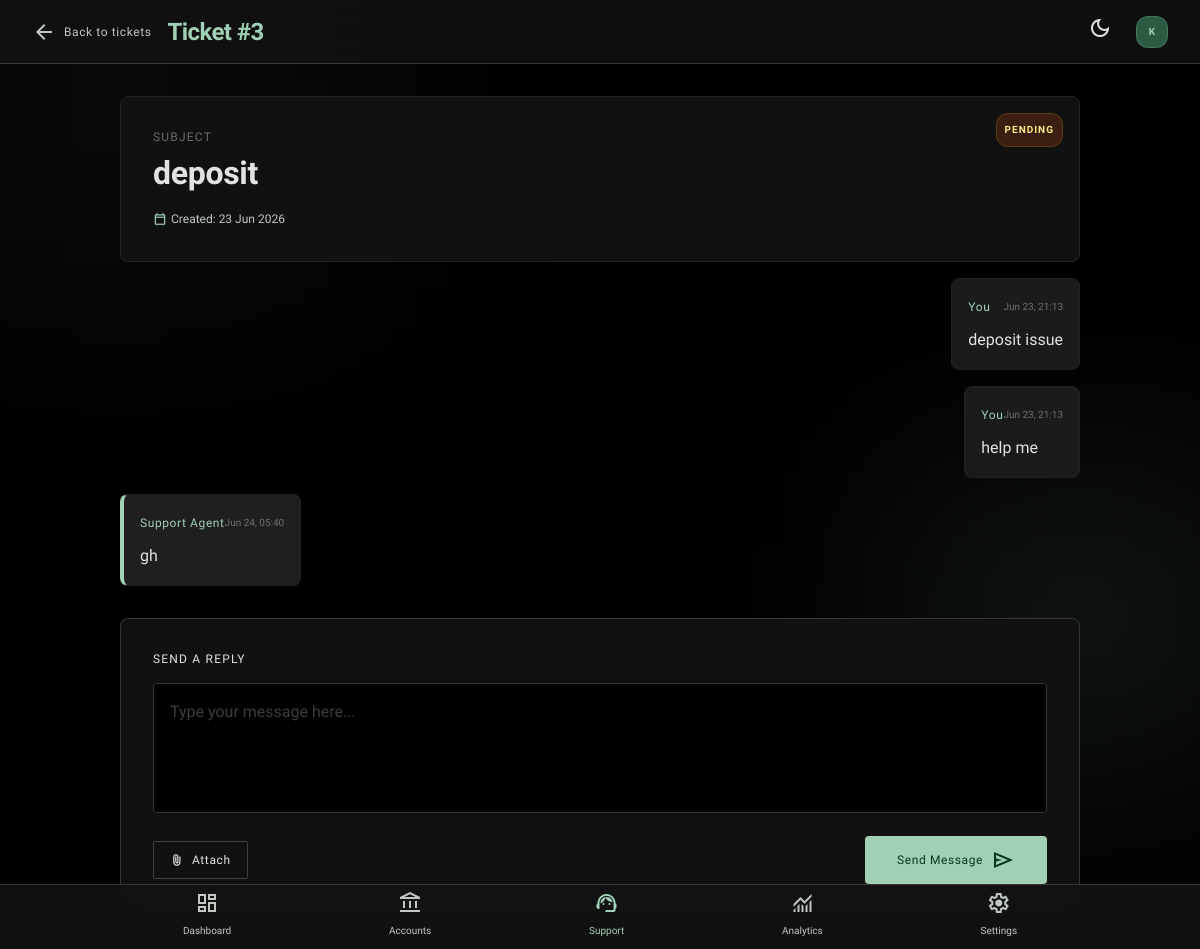
The page /support/3/ (signed in) on the database its author committed.
### USDT/models.py (models this page shows, shortened)
class SupportTicket(models.Model):
    STATUS_CHOICES = (
        ('open', 'Open'),
        ('pending', 'Pending'),
        ('closed', 'Closed'),
    )
    user = models.ForeignKey(
        settings.AUTH_USER_MODEL,
        on_delete=models.CASCADE,
        related_name='support_tickets'
    )
    subject = models.CharField(max_length=255)
    status = models.CharField(
        max_length=20,
        choices=STATUS_CHOICES,
        default='open'
    )
    created_at = models.DateTimeField(auto_now_add=True)
    updated_at = models.DateTimeField(auto_now=True)

class User(AbstractUser):
    ROLE_CHOICES = (
        ('admin', 'Admin'),
        ('user', 'User'),
    )
    phone = models.CharField(max_length=20, blank=True)
    role = models.CharField(max_length=10, choices=ROLE_CHOICES, default='user')
    account_activated = models.BooleanField(default=False)
    date_of_birth = models.DateField(null=True, blank=True)
    address = models.TextField(blank=True)
    account_number = models.CharField(max_length=20, unique=True, blank=True)
    created_at = models.DateTimeField(auto_now_add=True)
    @property
    def is_admin_user(self):
        return self.role == 'admin'

class SupportMessage(models.Model):
    ticket = models.ForeignKey(
        SupportTicket,
        on_delete=models.CASCADE,
        related_name='messages'
    )
    sender = models.ForeignKey(
        settings.AUTH_USER_MODEL,
        on_delete=models.CASCADE
    )
    message = models.TextField()
    created_at = models.DateTimeField(auto_now_add=True)
    class Meta:
        ordering = ['created_at']

### USDT/views.py (the view, shortened to what this page needs)
# urls.py: path('support/<int:ticket_id>/',views.support_detail,name='support-detail'),
@login_required
def support_detail(request, ticket_id):
    ticket = get_object_or_404(SupportTicket, id=ticket_id, user=request.user)
    return render(request, 'user/support_detail.html', {
        'ticket': ticket
    })

### USDT/context_processors.py (called while the page is built)
def admin_counts(request):
    if request.user.is_authenticated and request.user.is_admin_user:
        return {
            'pending_activations_count': ActivationPayment.objects.filter(status='pending').count(),
            'pending_withdrawals_count': WithdrawalRequest.objects.filter(status='pending').count(),
            'open_tickets_count': SupportTicket.objects.filter(status='open').count(),
        }
    return {}

### USDT/templates/user/support_detail.html (shortened to what this page needs)
<!DOCTYPE html>
<html class="dark" lang="en"><head>
<script src="https://cdn.tailwindcss.com?plugins=forms,container-queries"></script>
<script id="tailwind-config">
        tailwind.config = {
            darkMode: "class",
            theme: {
                extend: {
                    "colors": {
                        "on-primary-fixed-variant": "#224f39",
                        "on-tertiary-fixed-variant": "#254f3a",
                        "on-secondary-fixed-variant": "#474746",
                        "inverse-primary": "#3a674f",
                        "tertiary": "#a4d1b6",
                        "on-background": "#e2e2e2",
                        "on-tertiary": "#0c3825",
                        "tertiary-fixed-dim": "#a4d1b6",
                        "surface-container-highest": "#353535",
                        "primary-fixed": "#bceecf",
                        "surface-variant": "#353535",
                        "surface-container-lowest": "#0e0e0e",
                        "secondary": "#c8c6c5",
                        "surface-container": "#1f1f1f",
                        "error-container": "#93000a",
                        "on-secondary": "#313030",
                        "tertiary-container": "#305944",
                        "inverse-surface": "#e2e2e2",
                        "inverse-on-surface": "#303030",
                        "on-error-container": "#ffdad6",
                        "surface": "#131313",
                        "secondary-container": "#474746",
                        "on-primary-fixed": "#002112",
                        "on-error": "#690005",
                        "on-primary-container": "#9fcfb2",
                        "outline-variant": "#414943",
                        "primary-fixed-dim": "#a1d1b4",
                        "surface-dim": "#131313",
                        "on-surface-variant": "#c0c9c1",
                        "on-tertiary-container": "#a1ceb3",
                        "error": "#ffb4ab",
                        "on-secondary-container": "#b7b5b4",
                        "background": "#131313",
                        "secondary-fixed": "#e5e2e1",
                        "surface-tint": "#a1d1b4",
                        "tertiary-fixed": "#bfedd1",
                        "primary": "#a1d1b4",
                        "secondary-fixed-dim": "#c8c6c5",
                        "outline": "#8b938c",
                        "on-secondary-fixed": "#1c1b1b",
                        "primary-container": "#2d5a43",
                        "on-surface": "#e2e2e2",
                        "surface-bright": "#393939",
                        "on-primary": "#063824",
                        "surface-container-low": "#1b1b1b",
                        "on-tertiary-fixed": "#002113",
                        "surface-container-high": "#2a2a2a"
                    },
                    "borderRadius": {
                        "DEFAULT": "0.125rem",
                        "lg": "0.25rem",
                        "xl": "0.5rem",
                        "full": "0.75rem"
                    },
                    "spacing": {
                        "container-padding": "24px",
                        "stack-lg": "32px",
                        "stack-sm": "4px",
                        "base": "8px",
                        "stack-md": "12px",
                        "gutter": "16px"
                    },
                    "fontFamily": {
                        "label-sm": ["Geist"],
                        "mono-data": ["Geist"],
                        "headline-xl": ["Hanken Grotesk"],
                        "headline-lg": ["Hanken Grotesk"],
                        "body-lg": ["Hanken Grotesk"],
                        "headline-md": ["Hanken Grotesk"],
                        "body-md": ["Hanken Grotesk"]
                    },
                    "fontSize": {
                        "label-sm": ["12px", {"lineHeight": "16px", "letterSpacing": "0.05em", "fontWeight": "500"}],
                        "mono-data": ["14px", {"lineHeight": "20px", "fontWeight": "400"}],
                        "headline-xl": ["48px", {"lineHeight": "56px", "letterSpacing": "-0.02em", "fontWeight": "700"}],
                        "headline-lg": ["32px", {"lineHeight": "40px", "letterSpacing": "-0.01em", "fontWeight": "600"}],
                        "body-lg": ["18px", {"lineHeight": "28px", "fontWeight": "400"}],
                        "headline-md": ["24px", {"lineHeight": "32px", "fontWeight": "600"}],
                        "body-md": ["16px", {"lineHeight": "24px", "fontWeight": "400"}]
                    }
                },
            },
        }
    </script>
  </head>
<body class="font-body-md text-body-md min-h-screen flex flex-col">
<header class="fixed top-0 right-0 left-0 z-30 flex justify-between items-center px-stack-lg h-16 bg-background/80 backdrop-blur-xl border-b border-surface-container-highest">
<div class="flex items-center gap-gutter">
<a class="flex items-center gap-base text-on-surface-variant hover:text-primary transition-colors" href="{% url 'support-list' %}">
<span class="material-symbols-outlined">arrow_back</span>
<span class="font-label-sm text-label-sm hidden sm:inline">Back to tickets</span>
</a>
<h1 class="font-headline-md text-headline-md font-bold text-primary tracking-tight">Ticket #{{ ticket.id }}</h1>
</div>
<div class="flex items-center gap-gutter">
<button class="hover:bg-surface-container-high rounded-full p-2 transition-colors">
<span class="material-symbols-outlined">dark_mode</span>
</button>
<div class="w-8 h-8 rounded-full bg-primary-container flex items-center justify-center border border-primary/20">
<span class="text-[10px] font-bold text-on-primary-container">{{ request.user.username|first|upper }}</span>
</div>
</div>
</header>
<main class="flex-1 mt-16 pb-24 p-gutter md:p-stack-lg max-w-5xl mx-auto w-full">
<div class="obsidian-card rounded-xl p-gutter md:p-stack-lg mb-gutter relative overflow-hidden">
<div class="absolute top-0 right-0 p-gutter">
                {% if ticket.status == 'open' %}
                <span class="inline-flex items-center px-base py-1 rounded-full bg-error-container text-on-error-container text-[10px] font-bold uppercase tracking-widest border border-error/20">Open</span>
                {% elif ticket.status == 'pending' %}
                <span class="inline-flex items-center px-base py-1 rounded-full bg-amber-900/40 text-amber-200 text-[10px] font-bold uppercase tracking-widest border border-amber-500/20">Pending</span>
                {% else %}
                <span class="inline-flex items-center px-base py-1 rounded-full bg-surface-container-highest text-on-surface-variant text-[10px] font-bold uppercase tracking-widest border border-outline/20">Closed</span>
                {% endif %}
            </div>
<div class="space-y-base">
<div class="font-label-sm text-label-sm text-on-surface-variant/50 uppercase tracking-widest">Subject</div>
<h2 class="font-headline-lg text-headline-lg text-on-surface">{{ ticket.subject }}</h2>
<div class="flex flex-wrap gap-gutter pt-base">
<div class="flex items-center gap-stack-sm">
<span class="material-symbols-outlined text-primary text-sm">calendar_today</span>
<span class="text-on-surface-variant text-xs">Created: {{ ticket.created_at|date:"d M Y" }}</span>
</div>
</div>
</div>
</div>
<div class="space-y-gutter mb-stack-lg">
            {% for msg in ticket.messages.all %}
            <div class="flex {% if msg.sender == ticket.user %}justify-end{% else %}justify-start{% endif %}">
<div class="max-w-[85%] md:max-w-[70%] obsidian-card rounded-xl p-gutter {% if msg.sender == ticket.user %}bg-surface-container-low{% else %}bg-surface-container border-l-4 border-l-primary{% endif %}">
<div class="flex justify-between items-center mb-base">
<span class="font-label-sm text-label-sm text-primary">
                            {% if msg.sender == ticket.user %}You{% else %}Support Agent{% endif %}
                        </span>
<span class="text-[10px] text-on-surface-variant/50 font-mono-data">{{ msg.created_at|date:"M d, H:i" }}</span>
</div>
<p class="text-on-surface leading-relaxed text-body-md">
                        {{ msg.message|linebreaksbr }}
                    </p>
                </div>
</div>
            {% empty %}
            <div class="obsidian-card rounded-xl p-stack-lg text-center text-on-surface-variant text-sm">
                No messages yet.
            </div>
            {% endfor %}
        </div>
        {% if ticket.status != 'closed' %}
<div class="obsidian-card rounded-xl p-gutter md:p-stack-lg border-primary/20">
<h3 class="font-label-sm text-label-sm text-on-surface uppercase tracking-widest mb-gutter">Send a Reply</h3>
<form action="." class="space-y-gutter" method="post">
                <div class="relative">
<textarea class="w-full bg-black border border-surface-container-highest rounded-lg p-gutter text-on-surface focus:ring-2 focus:ring-primary/20 focus:border-primary outline-none transition-all resize-none placeholder:text-on-surface-variant/30" name="message" placeholder="Type your message here..." rows="4" required></textarea>
</div>
<div class="flex flex-col md:flex-row justify-between items-center gap-gutter">
<div class="flex gap-base w-full md:w-auto">
<button class="flex-1 md:flex-none flex items-center justify-center gap-base px-gutter py-base rounded border border-white/20 text-on-surface hover:bg-surface-container-high transition-colors text-label-sm font-label-sm" type="button">
<span class="material-symbols-outlined text-sm">attach_file</span>
                            Attach
                        </button>
</div>
<button class="w-full md:w-auto px-stack-lg py-stack-md bg-primary text-on-primary font-label-sm text-label-sm rounded-lg hover:brightness-110 active:scale-[0.98] transition-all flex items-center justify-center gap-base" type="submit">
                        Send Message
                        <span class="material-symbols-outlined">send</span>
</button>
</div>
</form>
</div>
        {% else %}
        <div class="obsidian-card rounded-xl p-stack-lg text-center text-on-surface-variant text-sm border-dashed">
            This ticket is closed.
        </div>
        {% endif %}
</main>
<footer class="fixed bottom-0 left-0 right-0 bg-background/90 backdrop-blur-xl border-t border-surface-container-highest z-50">
<nav class="h-16 flex items-center justify-around px-gutter max-w-5xl mx-auto">
<a class="flex flex-col items-center gap-1 text-on-surface-variant hover:text-primary transition-colors" href="{% url 'dashboard' %}">
<span class="material-symbols-outlined">dashboard</span>
<span class="text-[10px] font-medium">Dashboard</span>
</a>
<a class="flex flex-col items-center gap-1 text-on-surface-variant hover:text-primary transition-colors" href="{% url 'request-withdrawal' %}">
<span class="material-symbols-outlined">account_balance</span>
<span class="text-[10px] font-medium">Accounts</span>
</a>
<a class="flex flex-col items-center gap-1 text-primary" href="{% url 'support-list' %}">
<span class="material-symbols-outlined" style="font-variation-settings: 'FILL' 1;">support_agent</span>
<span class="text-[10px] font-medium">Support</span>
</a>
<a class="flex flex-col items-center gap-1 text-on-surface-variant hover:text-primary transition-colors" href="{% url 'notifications' %}">
<span class="material-symbols-outlined">monitoring</span>
<span class="text-[10px] font-medium">Analytics</span>
</a>
<a class="flex flex-col items-center gap-1 text-on-surface-variant hover:text-primary transition-colors" href="{% url 'profile' %}">
<span class="material-symbols-outlined">settings</span>
<span class="text-[10px] font-medium">Settings</span>
</a>
</nav>
</footer>
<div class="fixed inset-0 -z-10 pointer-events-none overflow-hidden">
<div class="absolute bottom-[20%] -right-[5%] w-[30%] h-[30%] bg-primary/10 rounded-full blur-[100px]"></div>
</div>
</body></html>

### USDT/templates/user/support_detail.html (style rules this page uses)
body { background-color: #000000; color: #e2e2e2; -webkit-font-smoothing: antialiased; }
.obsidian-card { background-color: #111111; border: 1px solid #222222; transition: border-color 0.3s ease; }
.material-symbols-outlined { font-variation-settings: 'FILL' 0, 'wght' 400, 'GRAD' 0, 'opsz' 24; }
body { min-height: max(884px, 100dvh); }

### rows shown on the page
SupportTicket: id "3", subject "deposit", created_at "23 Jun 2026"
User: user.username|first "K"
SupportMessage: shows "You", created_at "Jun 23, 21:13", message "deposit issue"
SupportMessage: shows "You", created_at "Jun 23, 21:13", message "help me"
SupportMessage: shows "Support Agent", created_at "Jun 24, 05:40", message "gh"
